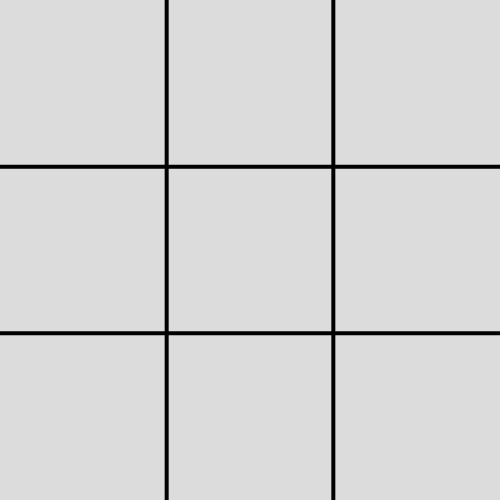
Frame 1 (no input)
Frame 60 (no input): identical to frame 1, image omitted
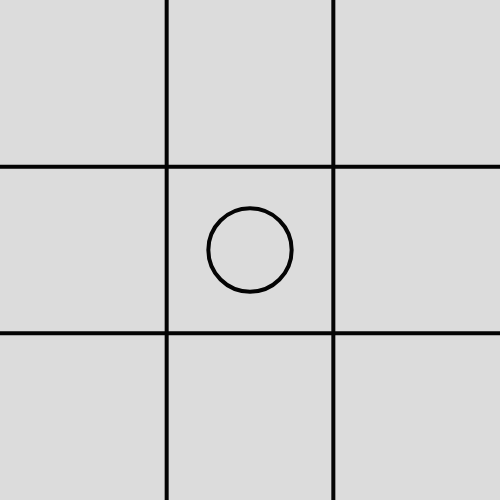
Frame 120 (the mouse pressed at the canvas centre since frame 60)

The p5.js sketch that drew these frames (run headless with seeded random() and noise() and a simulated clock; from frame 60 on, the mouse is pressed at the canvas centre):

// p5.js sketch
// ── sketch.js
//some nonsense
console.log("yahoo");

//document.write("<h1>Tic Tac Toe!</h1>");
//board
let board = [
  ['','',''],
  ['','',''],
  ['','','']
];
let width = 500;
let players = ['X','O'];
let height = 500;
let w = width/3;
let h = height/3;
let currentPlayer;
let computer = 'X';
let human = "O";
function setup(){
  canvas = createCanvas(width,height);
  currentPlayer = random(players);

  canvas.position(450,130);



}

function draw(){
  frameRate(60);

  background(220);
  x = 0;
  strokeWeight(4);
  for (let i = 0; i < 2; i ++){
    x += w;
    line(x,0,x,height);
  }
  y = 0;
  for (let i = 0; i < 2; i ++){
    y += h;
    line(0,y,width,y);
  }
  for (let i = 0; i < 3; i ++){
    for (let j = 0; j < 3; j ++){
      spot = board[i][j];
      let x = (j * w) + (w/2);
      let y = (i * h) + (h/2);

      if (spot == 'O'){
        noFill();
        stroke(4);
        //ellipseMode(CORNER);
        ellipse(x,y,w/2,h/2);
        }
      if (spot == "X"){
        strokeWeight(4);
        let xr = w/4;
        let yr = h/4;

        line(x-xr,y-yr,x+xr,y+yr);
        line(x + xr,y - yr,x - xr,y + yr)

      }


    }
  }
  if (mouseIsPressed){
    //console.log("pressed");
    let i = floor(mouseY/w);
    let j = floor(mouseX/h);
    if (board[i][j] == '' && currentPlayer == human){
      board[i][j] = currentPlayer;
      if (currentPlayer == "O"){
        currentPlayer = "X";
      }else{
        currentPlayer = "O";
      }
    }

    return null;
  }
  let pos = position();
  if (currentPlayer == computer && pos.length > 0){
    move = nextTurn(false);
    board[move[0]][move[1]] = computer;
    currentPlayer = human;
  }

  winner = checkWinner(true);
  if (winner != null){


    board = [
      ['','',''],
      ['','',''],
      ['','','']
    ];
    if (winner[0] == true){
      frameRate(0.5);
      textSize(32);
      background(220);
      strokeWeight(1);
      text(winner[1]+' Won!',100,100);

    }else{
      frameRate(0.5);
      textSize(32);
      background(220);
      strokeWeight(1);
      text('Tie!',100,100);

    }




  }




  //end
}

// ── tic.js
function equals(a,b,c){
  return (a == b && b == c && c == a)

}
function checkWinner(draw){
  let winner = null;
  for (let i = 0;i < 3;i++){
    if (board[0][i] == "X" || board[0][i] == "O"){
      if (equals(board[2][i],board[1][i],board[0][i]) ){

      winner = board[0][i]
      }

    }
  }
  for (let i = 0;i < 3;i++){
    if (board[i][0] == "X" || board[i][0] == "O"){
      if (equals(board[i][2],board[i][1],board[i][0]) ){

      winner = board[i][0]
      if (draw){
        strokeWeight(4);
        line((i*h)-(h/2),0,(i*h)-(h/2),width);
      //(0.5);
      }

      }

    }
  }
  if (board[0][0] == "O" || board[0][0] == "X"){
    if( equals(board[0][0],board[1][1],board[2][2])){
      winner = board[0][0];
      if (draw){
        strokeWeight(4);
        line(0,0,width,height);
      //(0.5);
      }

    }

  }
  if (board[2][0] == "O" || board[2][0] == "X"){
    if (equals(board[2][0],board[1][1],board[0][2])){
      winner = board[2][0];
      if (draw){
        strokeWeight(4);
        line(width,0,0,height);
      //(0.5);
      }
    }

  }
  if (winner != null){
    return [true,winner]
  }
  x = position()
  if (x.length == 0){
    return [false,'tie']
  }


}
function position(){
  let available = []
  for (let i = 0;i < 3; i ++){
    for (let j = 0;j < 3; j ++){
      if (board[i][j] == ''){
        available.push([i,j]);
        ////.log("ya man yamna");
      }
    }



  }

  return available;
}
function nextTurn(who){
  let available = [];
  let bestScore = -Infinity;
  let bestMove;
  let moves = [];
  for (let i = 0; i < 3; i ++){
    for (let j = 0;j < 3; j++){
      if (board[i][j] == '' || board[i][j] == ""){
        board[i][j] = computer;
        ////.log("yaman");
        let score = minimax(board,0,who);
        //.log('score'+score);
        if (score > bestScore){
          bestScore = score;

          bestMove = [i,j];
        }
        board[i][j] = '';
      }
    }
  }
  return bestMove;

}
let scores = {
  'X': 1,
  'O':-1,
  'tie':0,
}
function minimax(board,depth,isMaximizing){
  //console.log("yahoo")
  let result = checkWinner(false);

  if (result != null){
    let score = scores[result[1]];
    ////.log(depth);
    return score;
  }
  if (isMaximizing){
    let bestScore = -Infinity;
    for (let i = 0;i < 3;i ++){
      for (let j = 0;j < 3;j ++){
        //is it available?
        if (board[i][j] == ''){//board[i][j] != "O" && board[i][j] != "X"){
          board[i][j] = computer;
          let score = minimax(board,depth+1,false);
          bestScore = max(score,bestScore);

          board[i][j] = "";

        }

      }
    }
    return bestScore;


  }else{
    let bestScore = Infinity;
    for (let i = 0;i < 3;i ++){
      for (let j = 0;j < 3;j ++){
        //is it available?
        if (board[i][j] == '' ){//!= "O" && board[i][j] != "X"){
          board[i][j] = human;
          let score = minimax(board,depth+1,true);
          bestScore = min(score,bestScore);

          board[i][j] = "";

        }

      }
    }
    return bestScore;
  }
}
